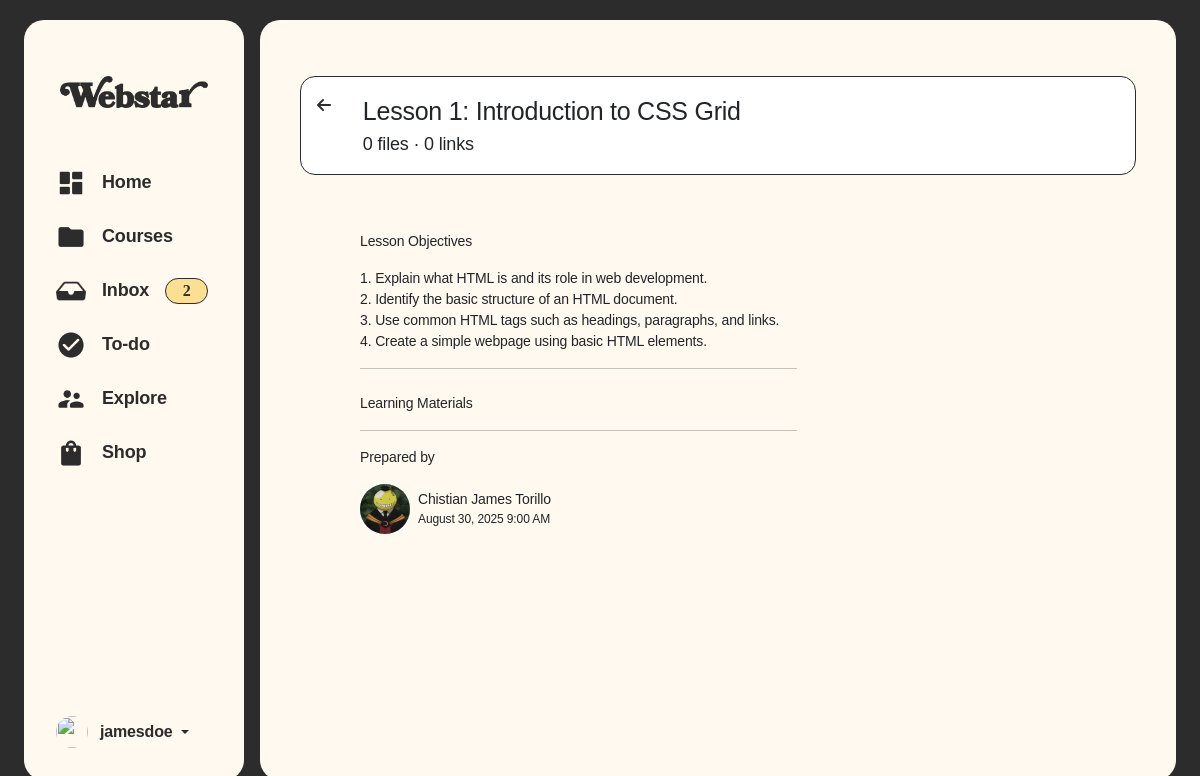
The app's page /lessons-info.php?lessonID=1, older data.
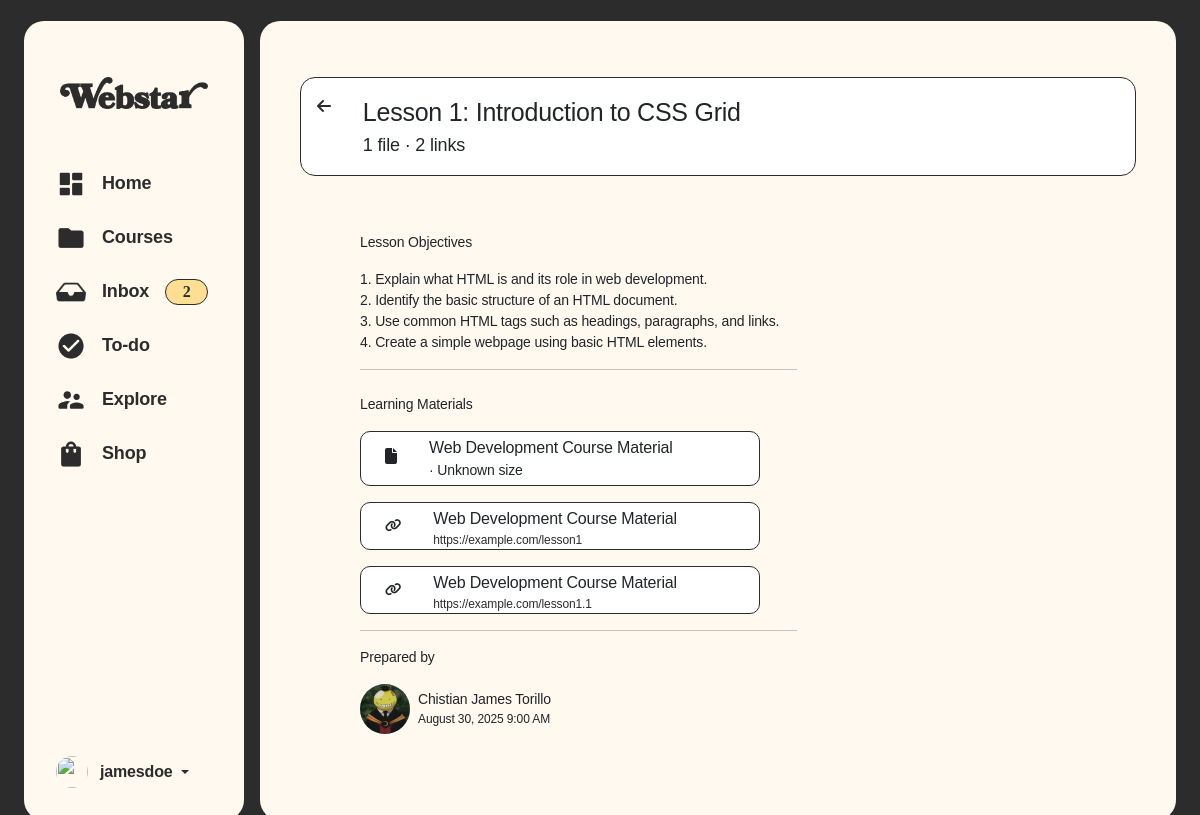
The same page, newer data.
### tables this page shows
CREATE TABLE `users` (
  `userID` int(11) NOT NULL,
  `password` varchar(50) NOT NULL,
  `email` varchar(50) NOT NULL,
  `role` varchar(8) NOT NULL DEFAULT 'user',
  `userName` varchar(50) NOT NULL
);

CREATE TABLE `lessons` (
  `lessonID` int(11) NOT NULL,
  `courseID` int(11) NOT NULL,
  `lessonTitle` varchar(255) NOT NULL,
  `lessonDescription` text NOT NULL,
  `lessonContent` text NOT NULL,
  `lessonType` varchar(255) NOT NULL,
  `createdAt` datetime NOT NULL DEFAULT current_timestamp(),
  `updatedAt` datetime NOT NULL DEFAULT current_timestamp()
);

CREATE TABLE `userinfo` (
  `userInfoID` int(11) NOT NULL,
  `userID` int(11) NOT NULL,
  `profilePicture` varchar(100) NOT NULL,
  `firstName` varchar(50) NOT NULL,
  `middleName` varchar(50) NOT NULL,
  `lastName` varchar(50) NOT NULL,
  `studentID` varchar(50) NOT NULL,
  `programID` varchar(50) NOT NULL,
  `gender` varchar(50) NOT NULL,
  `yearLevel` varchar(20) NOT NULL,
  `yearSection` int(11) NOT NULL,
  `schoolEmail` varchar(50) NOT NULL,
  `contactNumber` varchar(20) NOT NULL,
  `facebookLink` text NOT NULL,
  `linkedInLink` text NOT NULL,
  `instagramLink` text NOT NULL,
  `createdAt` datetime NOT NULL,
  `isNewUser` int(1) NOT NULL DEFAULT 1
);

CREATE TABLE `files` (
  `fileID` int(11) NOT NULL,
  `courseID` int(11) NOT NULL,
  `userID` int(5) NOT NULL,
  `announcementID` int(5) DEFAULT NULL,
  `lessonID` int(5) DEFAULT NULL,
  `assignmentID` int(5) DEFAULT NULL,
  `fileAttachment` varchar(255) NOT NULL,
  `fileLink` varchar(100) NOT NULL,
  `uploadedAt` datetime NOT NULL DEFAULT current_timestamp()
);

### shared/assets/database/connect.php (called while the page is built, shortened)
<?php
  function executeQuery($query){
    $conn = $GLOBALS['conn'];
    return mysqli_query($conn, $query);
  }
?>

### lessons-info.php (the view, shortened to what the rows shown need)
<?php
include('shared/assets/database/connect.php');
$lessonID = intval($_GET['lessonID']);
$lessonInfoQuery = "
    SELECT * FROM users
    LEFT JOIN userInfo ON users.userID = userInfo.userID
    LEFT JOIN courses ON users.userID = courses.userID
    LEFT JOIN lessons ON courses.courseID = lessons.courseID
    WHERE lessons.lessonID = $lessonID
";
$lessonInfoResult = executeQuery($lessonInfoQuery);
if (!$lesson = mysqli_fetch_assoc($lessonInfoResult)) {
    echo "Lesson not found.";
    exit;
}
$lessonTitle = $lesson['lessonTitle'];
$lessonDescription = $lesson['lessonDescription'];
$profName = $lesson['firstName'] . " " . $lesson['lastName'];
$displayTime = !empty($lesson['updatedAt']) ? $lesson['updatedAt'] : $lesson['createdAt'];
$formattedTime = !empty($displayTime) ? date("F j, Y g:i A", strtotime($displayTime)) : "";
$filesQuery = "SELECT * FROM files WHERE lessonID = '$lessonID'";
$filesResult = executeQuery($filesQuery);
$attachmentsArray = [];
$linksArray = [];
while ($file = mysqli_fetch_assoc($filesResult)) {
    if (!empty($file['fileAttachment'])) {
        $attachments = array_map('trim', explode(',', $file['fileAttachment']));
        $attachmentsArray = array_merge($attachmentsArray, $attachments);
    }
    if (!empty($file['fileLink'])) {
        $links = array_map('trim', explode(',', $file['fileLink']));
        $linksArray = array_merge($linksArray, $links);
    }
}
$fileCount = count($attachmentsArray);
$linkCount = count($linksArray);
?>
<!doctype html>
<html lang="en">
<head>
    <link href="https://cdn.jsdelivr.net/npm/bootstrap@5.3.6/dist/css/bootstrap.min.css" rel="stylesheet"
>
    <link rel="stylesheet" href="shared/assets/css/global-styles.css">
    <link rel="stylesheet" href="shared/assets/css/lessons-info.css">
    <link rel="stylesheet" href="shared/assets/css/sidebar-and-container-styles.css">
    <link href="https://cdnjs.cloudflare.com/ajax/libs/font-awesome/6.5.0/css/all.min.css" rel="stylesheet">
</head>
<body>
    <div class="container-fluid min-vh-100 d-flex justify-content-center align-items-center p-0 p-md-3"
        style="background-color: var(--black);">
        <div class="row w-100">
            <div class="col main-container m-0 p-0 mx-0 mx-md-2 p-0 p-md-4 overflow-y-auto">
                <div class="card border-0 px-3 pt-3 m-0 h-100 w-100 rounded-0 shadow-none"
                    style="background-color: transparent;">
                    <div class="container-fluid py-3 overflow-y-auto">
                        <div class="row mb-3">
                            <div class="col-12 cardHeader p-3 mb-4">
                                <div class="row desktop-header d-none d-sm-flex">
                                    <div class="col">
                                        <span class="text-sbold text-25"><?php echo $lessonTitle; ?></span>
                                        <div class="text-reg text-18"><?php echo $fileCount ?> <?php echo $fileCount == 1 ? "file" : "files" ?> · <?php echo $linkCount ?> <?php echo $linkCount == 1 ? "link" : "links" ?></div>
                                    </div>
                                </div>
                            </div>
                        </div>
                        <div class="row">
                            <div class="col-12 col-lg-8">
                                <div class="p-0 px-lg-5">
                                    <div class="text-sbold text-14 mt-3">Lesson Objectives</div>
                                    <p class="mt-3 text-med text-14"><?php echo nl2br($lessonDescription) ?></p>
                                    <hr>
                                    <div class="text-sbold text-14 mt-4">Learning Materials</div>
                                    <?php foreach ($attachmentsArray as $file):
                                        $filePath = "shared/uploads/" . $file;
                                        $fileExt = strtoupper(pathinfo($file, PATHINFO_EXTENSION));
                                        $fileSize = (file_exists($filePath)) ? filesize($filePath) : 0;
                                        $fileSizeMB = $fileSize > 0 ? round($fileSize / 1048576, 2) . " MB" : "Unknown size";
                                        $fileNameOnly = pathinfo($file, PATHINFO_FILENAME);
                                    ?>
                                        <div class="cardFile my-3 w-lg-25 d-flex align-items-start" style="width:400px; max-width:100%; min-width:310px;">
                                            <i class="px-4 py-3 fa-solid fa-file"></i>
                                            <div class="ms-2">
                                                <div class="text-sbold text-16 mt-1"><?php echo $fileNameOnly ?></div>
                                                <div class="due text-reg text-14 mb-1"><?php echo $fileExt ?> · <?php echo $fileSizeMB ?></div>
                                            </div>
                                        </div>
                                    <?php endforeach; ?>
                                    <?php foreach ($linksArray as $link): ?>
                                        <div class="cardFile my-3 w-lg-25 d-flex align-items-start" style="width:400px; max-width:100%; min-width:310px;">
                                            <i class="px-4 py-3 fa-solid fa-link" style="font-size: 13px;"></i>
                                            <div class="ms-2">
                                                <div class="text-sbold text-16 mt-1"><?php echo $fileNameOnly ?></div>
                                                <div class="text-reg link text-12 mt-0">
                                                    <a href="<?php echo $link ?>" target="_blank" rel="noopener noreferrer" style="text-decoration: none; color: var(--black);">
                                                        <?php echo $link ?>
                                                    </a>
                                                </div>
                                            </div>
                                        </div>
                                    <?php endforeach; ?>
                                    <hr>
                                    <div class="text-sbold text-14 pb-3">Prepared by</div>
                                    <div class="d-flex align-items-center pb-5">
                                        <div class="rounded-circle me-2" style="width: 50px; height: 50px; background-color: var(--highlight75);">
                                            <img src="<?php echo !empty($lesson['profilePicture']) ? 'shared/assets/pfp-uploads/' . $lesson['profilePicture'] : 'shared/assets/img/default-profile.png'; ?>"
                                                alt="Prof Picture" class="rounded-circle" style="width:50px;height:50px;">
                                        </div>
                                        <div>
                                            <div class="text-sbold text-14"><?php echo $profName; ?></div>
                                            <div class="text-med text-12"><?php echo $formattedTime; ?></div>
                                        </div>
                                    </div>
                                </div>
                            </div>
                        </div>
                    </div>
                </div>
            </div>
        </div>
    </div>
</body>
</html>

Row changes from the older to the newer data that the page shows:
now on this page (row edited): files: fileAttachment "1", fileLink "2", fileAttachment "Web Development Course Material", fileAttachment "Unknown size", fileLink "https://example.com/lesson1", fileLink "https://example.com/lesson1.1"
Text that changed along with them:
$fileCount: "0" → (not shown)
$linkCount: "0" → (not shown)
text no longer shown: "files"
text now shown: "file"
